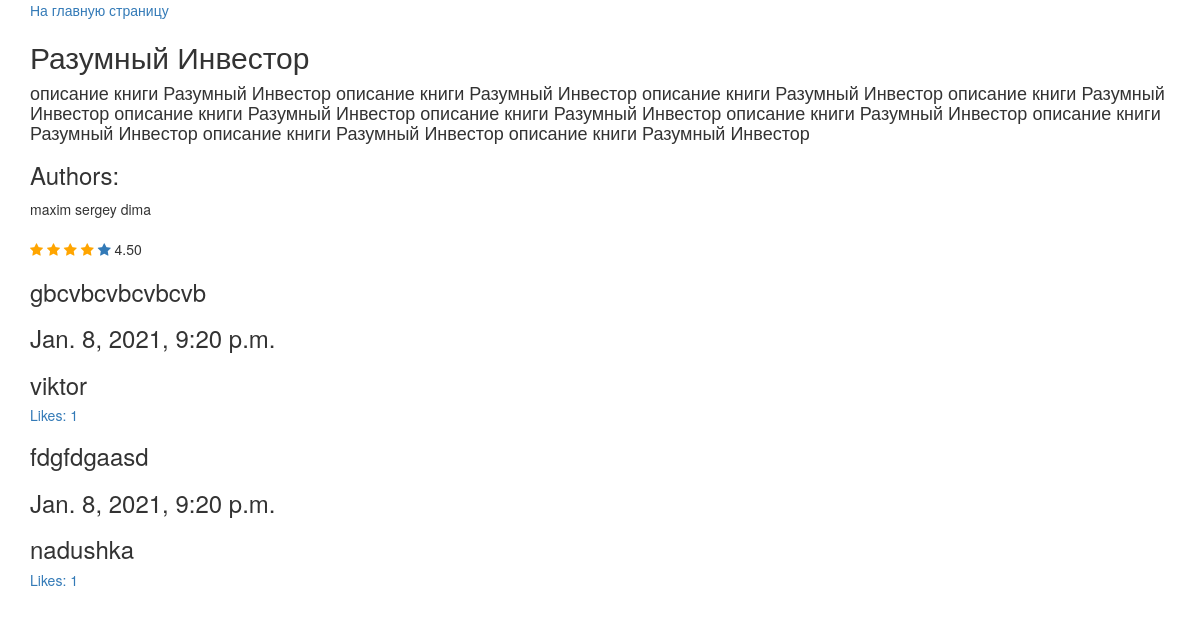
/shop/book_detail/razumnyi-investor/, run on an earlier commit of the app's database.
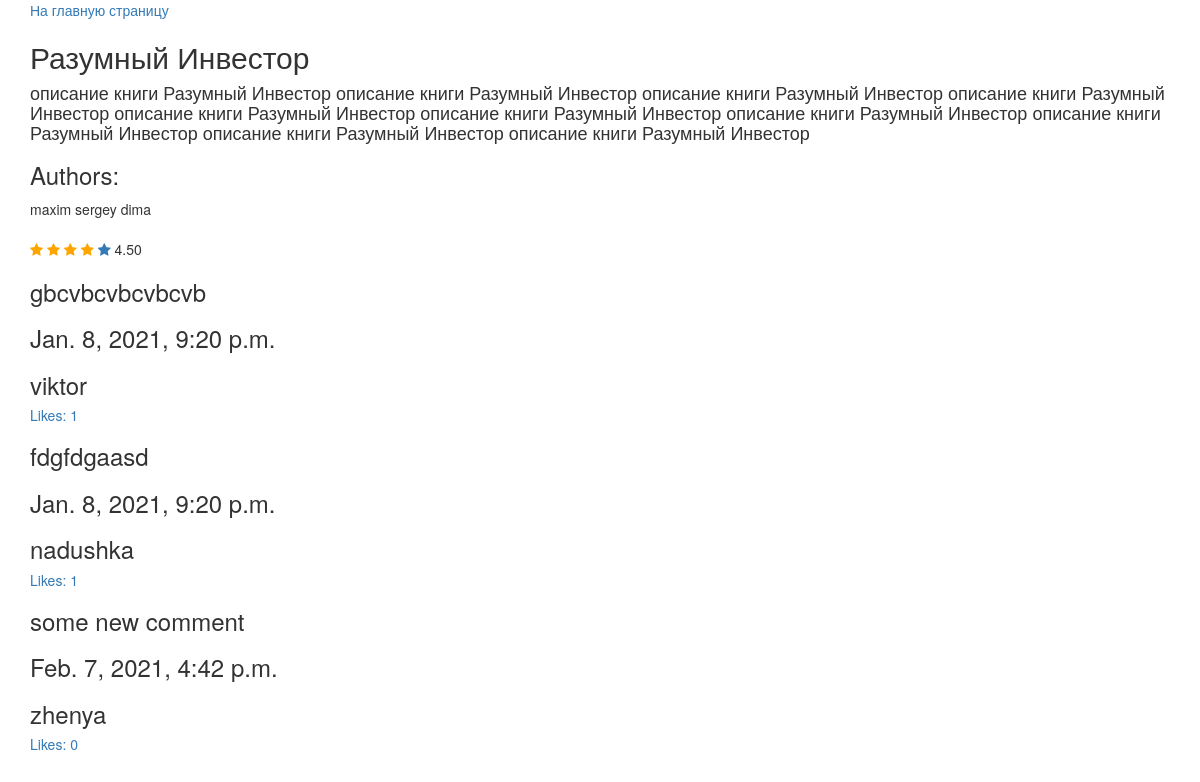
And on a later commit of the database.
### manager/models.py (models this page shows, shortened)
class Book(models.Model):
    title = models.CharField(max_length=250)
    date = models.DateTimeField(verbose_name='date-time', auto_now=False, null=True)
    authors = models.ManyToManyField(User, related_name='books')
    description = models.TextField(verbose_name='описание', null=True)
    likes = models.PositiveIntegerField(default=0)
    genres = models.CharField(max_length=50, verbose_name='жанр', null=True)
    rate = models.DecimalField(max_digits=3, decimal_places=2, default=0.0)
    users_counted_stars = models.PositiveIntegerField(default=0, verbose_name='counted_stars')
    count_users = models.PositiveIntegerField(default=0, verbose_name='counted_users')
    slug = models.SlugField(null=True, unique=True)

class Comment(models.Model):
    class Meta:
        verbose_name = 'Коммментарий'
        verbose_name_plural = 'Комментарии'
    comment = models.TextField(verbose_name='comment')
    date = models.DateTimeField(auto_now=True)
    author = models.ForeignKey(User, on_delete=models.CASCADE, related_name='author_comment')
    book = models.ForeignKey(Book, on_delete=models.CASCADE, related_name='comments')
    users_like = models.ManyToManyField(
        User,
        through='manager.LikeCommentUser',
        related_name='liked_comment'
    )
    tmp_book = models.ForeignKey("TMPBook", on_delete=models.CASCADE, related_name='tmp_comment', null= True)

### manager/views.py (the view)
# urls.py: path('book_detail/<str:slug>/', BookDetail.as_view(), name='book-detail-page'),
class BookDetail(View):
    def get(self, request, slug):
        context = {}
        comment_query = Comment.objects.annotate(count_like=Count('users_like'))
        comments = Prefetch('comments', comment_query)
        context['book'] = Book.objects.prefetch_related('authors', comments).get(slug=slug)
        context['range'] = range(1, 6)
        context["comment_form"] = CommentForm(data=request.POST)
        return render(request, 'book_detail.html', context)

### manager/templates/book_detail.html (shortened to what this page needs)
<!DOCTYPE html>
<html lang="en">
<head>
    <link rel="stylesheet" href="https://maxcdn.bootstrapcdn.com/bootstrap/3.4.1/css/bootstrap.min.css">
    <link rel="stylesheet" href="https://cdnjs.cloudflare.com/ajax/libs/font-awesome/4.7.0/css/font-awesome.min.css">
</head>
<body>
<div class="container">
<a href="{% url 'to_main_page' %}">На главную страницу</a>
<h2>{{ book.title }}</h2>
<h4>{{ book.description }}</h4>
<h3> Authors: </h3>
{% for author in book.authors.all %}
<span> {{ author }} </span>
{% endfor %}
<br><br>
    {% for i in range %}
        {% if book.rate >= i %}
        <a href="{% url 'add_rating_location' slug=book.slug rate=i  location=1 %}">
        <span class="fa fa-star checked"></span>
        </a>
        {% else %}
        <a href="{% url 'add_rating_location' slug=book.slug rate=i location=1 %}">
        <span class="fa fa-star"></span>
        </a>
        {% endif %}
    {% endfor %}
     {{ book.rate }}
{% for comment in book.comments.all %}
<h3>{{ comment.comment }}</h3>
<h3>{{ comment.date }}</h3>
<h3>{{ comment.author }}</h3>
<a href="{% url 'comment_like_location' id=comment.id slug=comment.book.slug %}"><h5>Likes: {{ comment.users_like.count }}</h5></a>
{% endfor %}
</div>
</body>
</html>

### manager/templates/book_detail.html (style rules this page uses)
.checked { color: orange; }

What changed in the data, as far as the page shows it:
added Comment: comment "some new comment", date "Feb. 7, 2021, 4:42 p.m.", author "zhenya", users_like.count "0"
